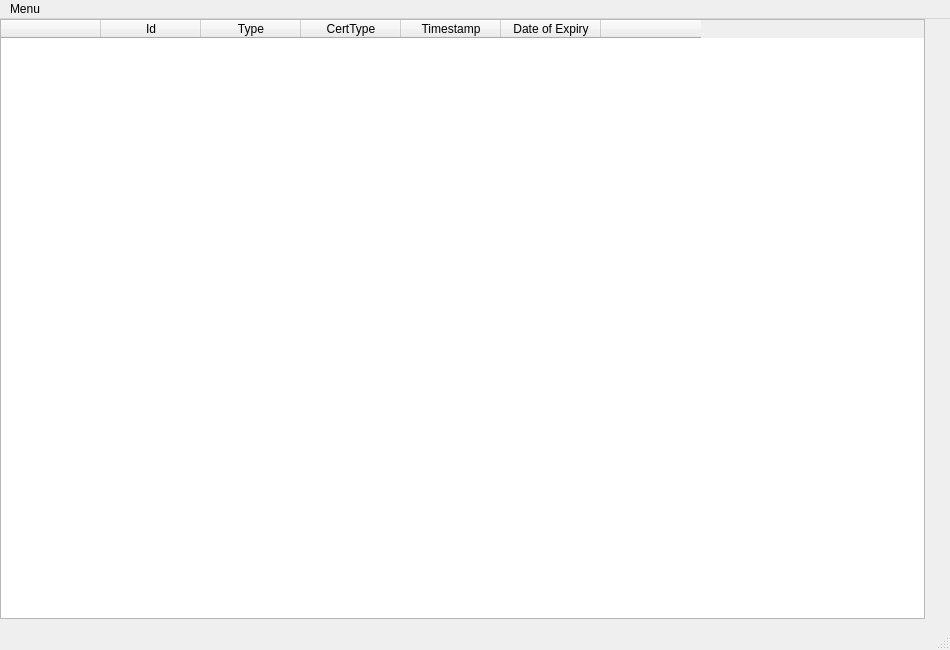
<?xml version="1.0" encoding="UTF-8"?>
<ui version="4.0">
 <class>MainWindow</class>
 <widget class="QMainWindow" name="MainWindow">
  <property name="geometry">
   <rect>
    <x>0</x>
    <y>0</y>
    <width>950</width>
    <height>650</height>
   </rect>
  </property>
  <property name="windowTitle">
   <string>MainWindow</string>
  </property>
  <widget class="QWidget" name="centralwidget">
   <widget class="QTableWidget" name="table1">
    <property name="geometry">
     <rect>
      <x>0</x>
      <y>0</y>
      <width>925</width>
      <height>600</height>
     </rect>
    </property>
    <property name="minimumSize">
     <size>
      <width>640</width>
      <height>0</height>
     </size>
    </property>
    <column>
     <property name="text">
      <string/>
     </property>
    </column>
    <column>
     <property name="text">
      <string>Id</string>
     </property>
    </column>
    <column>
     <property name="text">
      <string>Type</string>
     </property>
    </column>
    <column>
     <property name="text">
      <string>CertType</string>
     </property>
    </column>
    <column>
     <property name="text">
      <string>Timestamp</string>
     </property>
    </column>
    <column>
     <property name="text">
      <string>Date of Expiry</string>
     </property>
    </column>
    <column>
     <property name="text">
      <string/>
     </property>
    </column>
   </widget>
   <widget class="QLabel" name="label">
    <property name="geometry">
     <rect>
      <x>690</x>
      <y>120</y>
      <width>49</width>
      <height>16</height>
     </rect>
    </property>
    <property name="text">
     <string/>
    </property>
   </widget>
  </widget>
  <widget class="QMenuBar" name="menubar">
   <property name="geometry">
    <rect>
     <x>0</x>
     <y>0</y>
     <width>950</width>
     <height>22</height>
    </rect>
   </property>
   <widget class="QMenu" name="menuCerts">
    <property name="geometry">
     <rect>
      <x>267</x>
      <y>126</y>
      <width>160</width>
      <height>126</height>
     </rect>
    </property>
    <property name="title">
     <string>Menu</string>
    </property>
    <addaction name="actionTl"/>
    <addaction name="actionCert"/>
    <addaction name="actionRule"/>
    <addaction name="actionRl"/>
   </widget>
   <addaction name="menuCerts"/>
  </widget>
  <widget class="QStatusBar" name="statusbar"/>
  <action name="actionTl">
   <property name="text">
    <string>Trustlist</string>
   </property>
  </action>
  <action name="actionCert">
   <property name="text">
    <string>Certificates</string>
   </property>
  </action>
  <action name="actionRule">
   <property name="text">
    <string>Rules</string>
   </property>
  </action>
  <action name="actionRl">
   <property name="text">
    <string>Revocation</string>
   </property>
  </action>
 </widget>
 <resources/>
 <connections/>
</ui>
